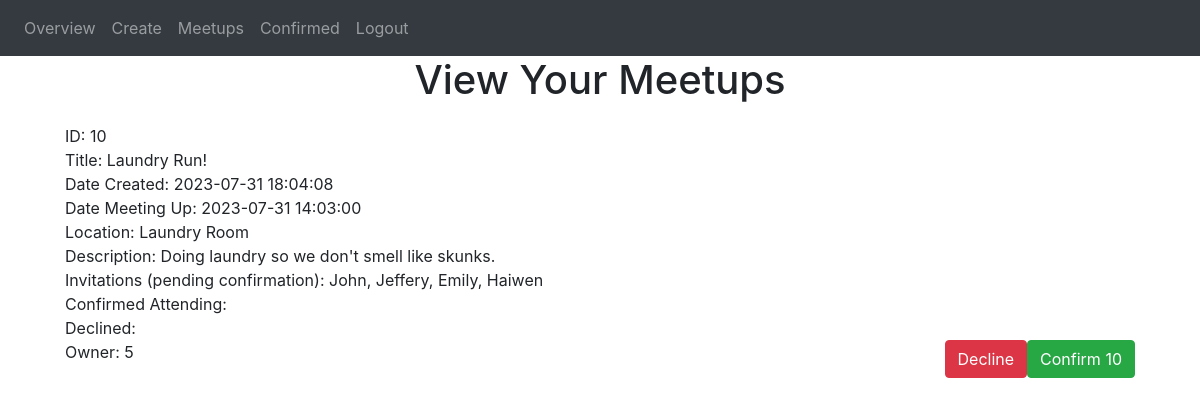
The app's page /view_meetups (signed in), older data.
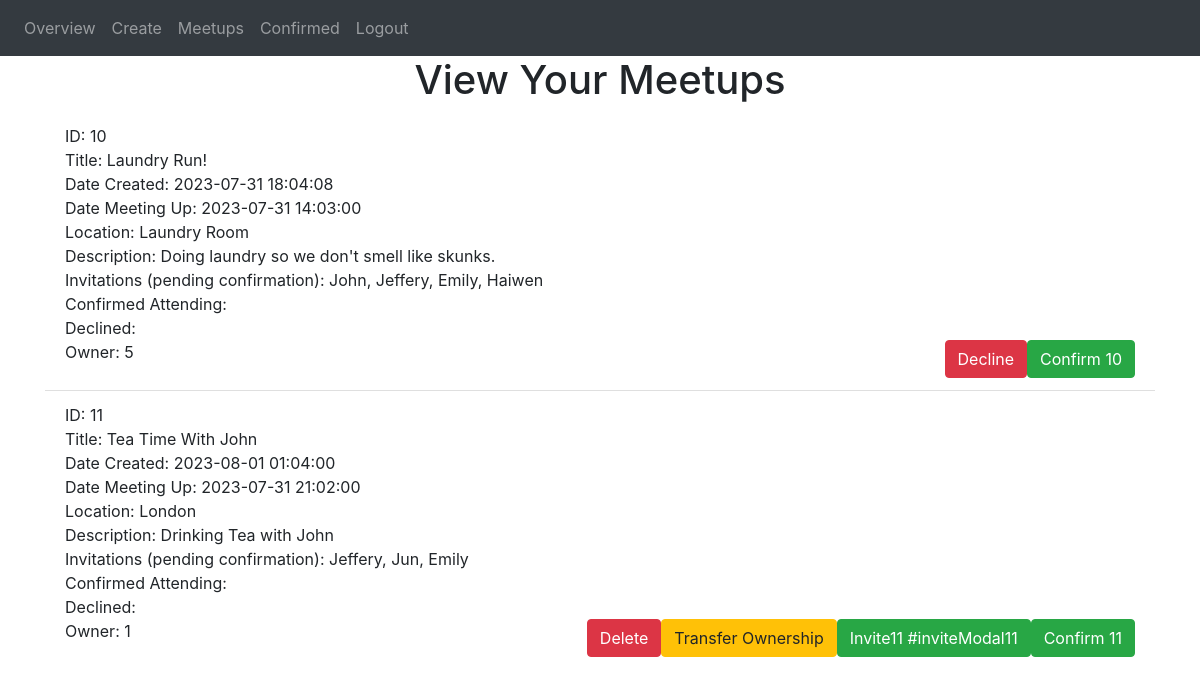
The same page, newer data.
### website/models.py (models this page shows)
class Meetup(db.Model):
    id = db.Column(db.Integer, primary_key=True)
    date_created = db.Column(db.DateTime(timezone=True), default=func.now()) # gets current date and time, store it as date
    date_meetup = db.Column(db.DateTime)
    title = db.Column(db.String(10000))
    location = db.Column(db.String(10000))
    description = db.Column(db.String(10000))
    invitations = db.Column(db.String(10000))
    confirmed = db.Column(db.String(10000))
    declined = db.Column(db.String(10000))
    owner = db.Column(db.Integer)

### website/views.py (the view)
@views.route('/view_meetups', methods=['GET', 'POST']) #decorator: whenever you go to the / URL, whatever in hom() will run
@login_required
def view_meetups():
    invites = ""
    confirmation = ""
    confirmSearch = " " + str(current_user.id) + " "
    firstInv = True
    firstConf = True
    for meetup in current_user.meetups:
        invites = invites + "   "
        confirmation = confirmation + "   "
        firstInv = True
        firstConf = True
        for user in meetup.user:
            userSearch = " " + str(user.id) + " "
            if meetup.confirmed.find(userSearch)  != -1:
                if firstConf:
                    confirmation  = confirmation + user.first_name
                    firstConf = False
                else:
                    confirmation  = confirmation + ", " + user.first_name
            else:
                if firstInv:
                    invites  = invites + user.first_name
                    firstInv = False
                else:
                    invites  = invites + ", " + user.first_name
    inviteList = invites.split("   ")
    confirmationList = confirmation.split("   ")
    return render_template("view_meetups.html", user=current_user, inviteList = inviteList, confirmSearch = confirmSearch, confirmationList = confirmationList)

### website/__init__.py (called while the page is built)
@login_manager.user_loader
def load_user(id):
    return User.query.get(int(id))

### website/templates/view_meetups.html (shortened to what this page needs)
{% extends "base.html" %} {% block title %}View Meetups{% endblock %} {% block
content %}
<h1 align="center">View Your Meetups</h1>
<ul class="list-group list-group-flush" id="notes">
  {% set ns = namespace(inviteNumber=1) %}
  {% for meetup in user.meetups: %}
  {%if meetup.confirmed.find(confirmSearch) == -1%}
  <li class="list-group-item">
    ID: {{meetup.id}}<br />
    Title: {{ meetup.title }}<br />
    Date Created: {{ meetup.date_created }}<br />
    Date Meeting Up: {{ meetup.date_meetup}}<br />
    Location: {{meetup.location}}<br />
    Description: {{meetup.description}}<br />
    Invitations (pending confirmation): {{inviteList[ns.inviteNumber]}}<br />
    Confirmed Attending: {{confirmationList[ns.inviteNumber]}}<br />
    Declined: {{meetup.declined}}<br />
    Owner: {{meetup.owner}}
    <button
      type="button"
      class="btn btn-success float-right"
      onClick="confirmMeetup({{meetup.id}})"
    >
      <span aria-hidden="true">Confirm {{meetup.id}}</span>
    </button>
    {% if user.id == meetup.owner %}
    <button
      type="button"
      class="btn btn-success float-right"
      data-toggle="modal"
      data-target={{"#inviteModal" + meetup.id|string}}
    >
      <span aria-hidden="true">Invite{{meetup.id}}</span>
      {{"#inviteModal" + meetup.id|string}}
    </button>
    <button
      type="button"
      class="btn btn-warning float-right"
      data-toggle="modal"
      data-target={{"#ownerModal" + meetup.id|string}}
    >
      <span aria-hidden="true">Transfer Ownership</span>
    </button>
    <button
      type="button"
      class="btn btn-danger float-right"
      onClick="deleteMeetup({{meetup.id}}, '/view_meetups')"
    >
      <span aria-hidden="true">Delete</span>
    </button>
    {% else %}
    <button
      type="button"
      class="btn btn-danger float-right"
      onClick="declineMeetup({{meetup.id}}, '/view_meetups')"
    >
      <span aria-hidden="true">Decline</span>
    </button>
    {% endif %}
  </li>
  {% endif %} {% set ns.inviteNumber = ns.inviteNumber+1 %} {% endfor %}
</ul>
{% endblock %}

### website/templates/base.html (shortened to what this page needs)
<!DOCTYPE html>
<html>
  <head>
    <link
      rel="stylesheet"
      href="https://stackpath.bootstrapcdn.com/bootstrap/4.4.1/css/bootstrap.min.css"
    />
    <link
      rel="stylesheet"
      href="https://stackpath.bootstrapcdn.com/font-awesome/4.7.0/css/font-awesome.min.css"
    />
  </head>
  <body>
    <nav class="navbar navbar-expand-lg navbar-dark bg-dark">
      <div class="collapse navbar-collapse" id="navbar">
        <div class="navbar-nav">
          {% if user.is_authenticated %}
          <a class="nav-item nav-link" id="overview" href="/overview">Overview</a>
          <a class="nav-item nav-link" id="create" href="/create">Create</a>
          <a class="nav-item nav-link" id="view_meetups" href="/view_meetups">Meetups</a>
          <a class="nav-item nav-link" id="confirmed" href="/confirmed">Confirmed</a>
          <a class="nav-item nav-link" id="logout" href="/logout">Logout</a>
          {% else %}
          <a class="nav-item nav-link" id="home" href="/">Home</a>
          <a class="nav-item nav-link" id="howTo" href="/how-to">How To</a>
          <a class="nav-item nav-link" id="signUp" href="/sign-up">Sign Up</a>
          <a class="nav-item nav-link" id="login" href="/login">Login</a>
          {%  endif %}
        </div>
      </div>
    </nav>
    <div class="container">{% block content %} {% endblock %}</div>
  </body>
</html>

Row changes from the older to the newer data that the page shows:
added Meetup: id "11", title "Tea Time With John", date_created "2023-08-01 01:04:00", date_meetup "2023-07-31 21:02:00", location "London", description "Drinking Tea with John", inviteList "Jeffery, Jun, Emily", owner "1", id "#inviteModal11"
